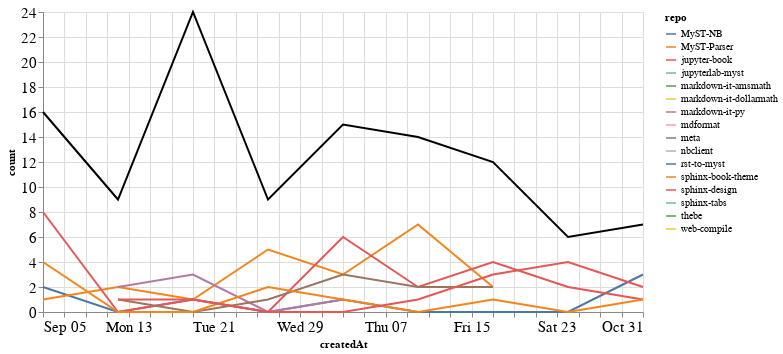

The code cell stored with this chart in its notebook:
### Markdown cell above
### Comments

### Code cell
comments_time = comments.groupby('repo').resample('W', on='createdAt').count()['author'].reset_index()
comments_time = comments_time.rename(columns={'author': 'count'})
comments_time_total = comments_time.groupby('createdAt').agg({"count": "sum"}).reset_index()
ch1 = alt.Chart(comments_time, width=600).mark_line().encode(
    x='createdAt',
    y='count',
    color='repo',
    tooltip="repo"
)

ch2 = alt.Chart(comments_time_total, width=600).mark_line(color="black").encode(
    x='createdAt',
    y='count',
)

ch1 + ch2

### Figure 1 — Vega-Lite specification as saved in the notebook (floating-point values rounded to 4 significant figures)
{"config": {"axisLeft": {"labelFontSize": 15}, "axisBottom": {"labelFontSize": 15}}, "layer": [{"data": {"name": "data-e63ebba726d8db9e0ecb3ee5ce4a70d4"}, "mark": "line", "encoding": {"color": {"type": "nominal", "field": "repo"}, "tooltip": {"type": "nominal", "field": "repo"}, "x": {"type": "temporal", "field": "createdAt"}, "y": {"type": "quantitative", "field": "count"}}, "width": 600}, {"data": {"name": "data-96f681923daf62a0c4ae44a3cb6ce6b9"}, "mark": {"type": "line", "color": "black"}, "encoding": {"x": {"type": "temporal", "field": "createdAt"}, "y": {"type": "quantitative", "field": "count"}}, "width": 600}], "$schema": "https://vega.github.io/schema/vega-lite/v4.8.1.json", "datasets": {"data-e63ebba726d8db9e0ecb3ee5ce4a70d4": [{"repo": "MyST-NB", "createdAt": "2021-09-05T00:00:00", "count": 2}, {"repo": "MyST-NB", "createdAt": "2021-09-12T00:00:00", "count": 0}, {"repo": "MyST-NB", "createdAt": "2021-09-19T00:00:00", "count": 1}, {"repo": "MyST-NB", "createdAt": "2021-09-26T00:00:00", "count": 0}, {"repo": "MyST-NB", "createdAt": "2021-10-03T00:00:00", "count": 1}, {"repo": "MyST-NB", "createdAt": "2021-10-10T00:00:00", "count": 0}, {"repo": "MyST-NB", "createdAt": "2021-10-17T00:00:00", "count": 0}, {"repo": "MyST-NB", "createdAt": "2021-10-24T00:00:00", "count": 0}, {"repo": "MyST-NB", "createdAt": "2021-10-31T00:00:00", "count": 3}, {"repo": "MyST-Parser", "createdAt": "2021-09-05T00:00:00", "count": 1}, {"repo": "MyST-Parser", "createdAt": "2021-09-12T00:00:00", "count": 2}, {"repo": "MyST-Parser", "createdAt": "2021-09-19T00:00:00", "count": 1}, {"repo": "MyST-Parser", "createdAt": "2021-09-26T00:00:00", "count": 5}, {"repo": "MyST-Parser", "createdAt": "2021-10-03T00:00:00", "count": 3}, {"repo": "MyST-Parser", "createdAt": "2021-10-10T00:00:00", "count": 7}, {"repo": "MyST-Parser", "createdAt": "2021-10-17T00:00:00", "count": 2}, {"repo": "jupyter-book", "createdAt": "2021-09-05T00:00:00", "count": 8}, {"repo": "jupyter-book", "createdAt": "2021-09-12T00:00:00", "count": 0}, {"repo": "jupyter-book", "createdAt": "2021-09-19T00:00:00", "count": 1}, {"repo": "jupyter-book", "createdAt": "2021-09-26T00:00:00", "count": 0}, {"repo": "jupyter-book", "createdAt": "2021-10-03T00:00:00", "count": 6}, {"repo": "jupyter-book", "createdAt": "2021-10-10T00:00:00", "count": 2}, {"repo": "jupyter-book", "createdAt": "2021-10-17T00:00:00", "count": 4}, {"repo": "jupyter-book", "createdAt": "2021-10-24T00:00:00", "count": 2}, {"repo": "jupyter-book", "createdAt": "2021-10-31T00:00:00", "count": 1}, {"repo": "jupyterlab-myst", "createdAt": "2021-09-19T00:00:00", "count": 7}, {"repo": "markdown-it-amsmath", "createdAt": "2021-09-12T00:00:00", "count": 1}, {"repo": "markdown-it-dollarmath", "createdAt": "2021-09-12T00:00:00", "count": 1}, {"repo": "markdown-it-py", "createdAt": "2021-09-12T00:00:00", "count": 2}, {"repo": "markdown-it-py", "createdAt": "2021-09-19T00:00:00", "count": 3}, {"repo": "markdown-it-py", "createdAt": "2021-09-26T00:00:00", "count": 0}, {"repo": "markdown-it-py", "createdAt": "2021-10-03T00:00:00", "count": 1}, {"repo": "mdformat", "createdAt": "2021-09-05T00:00:00", "count": 1}, {"repo": "meta", "createdAt": "2021-09-12T00:00:00", "count": 1}, {"repo": "meta", "createdAt": "2021-09-19T00:00:00", "count": 0}, {"repo": "meta", "createdAt": "2021-09-26T00:00:00", "count": 1}, {"repo": "meta", "createdAt": "2021-10-03T00:00:00", "count": 3}, {"repo": "meta", "createdAt": "2021-10-10T00:00:00", "count": 2}, {"repo": "meta", "createdAt": "2021-10-17T00:00:00", "count": 2}, {"repo": "nbclient", "createdAt": "2021-09-19T00:00:00", "count": 7}, {"repo": "rst-to-myst", "createdAt": "2021-09-19T00:00:00", "count": 3}, {"repo": "sphinx-book-theme", "createdAt": "2021-09-05T00:00:00", "count": 4}, {"repo": "sphinx-book-theme", "createdAt": "2021-09-12T00:00:00", "count": 0}, {"repo": "sphinx-book-theme", "createdAt": "2021-09-19T00:00:00", "count": 0}, {"repo": "sphinx-book-theme", "createdAt": "2021-09-26T00:00:00", "count": 2}, {"repo": "sphinx-book-theme", "createdAt": "2021-10-03T00:00:00", "count": 1}, {"repo": "sphinx-book-theme", "createdAt": "2021-10-10T00:00:00", "count": 0}, {"repo": "sphinx-book-theme", "createdAt": "2021-10-17T00:00:00", "count": 1}, {"repo": "sphinx-book-theme", "createdAt": "2021-10-24T00:00:00", "count": 0}, {"repo": "sphinx-book-theme", "createdAt": "2021-10-31T00:00:00", "count": 1}, {"repo": "sphinx-design", "createdAt": "2021-09-12T00:00:00", "count": 1}, {"repo": "sphinx-design", "createdAt": "2021-09-19T00:00:00", "count": 1}, {"repo": "sphinx-design", "createdAt": "2021-09-26T00:00:00", "count": 0}, {"repo": "sphinx-design", "createdAt": "2021-10-03T00:00:00", "count": 0}, {"repo": "sphinx-design", "createdAt": "2021-10-10T00:00:00", "count": 1}, {"repo": "sphinx-design", "createdAt": "2021-10-17T00:00:00", "count": 3}, {"repo": "sphinx-design", "createdAt": "2021-10-24T00:00:00", "count": 4}, {"repo": "sphinx-design", "createdAt": "2021-10-31T00:00:00", "count": 2}, {"repo": "sphinx-tabs", "createdAt": "2021-09-12T00:00:00", "count": 1}, {"repo": "thebe", "createdAt": "2021-10-10T00:00:00", "count": 2}, {"repo": "web-compile", "createdAt": "2021-09-26T00:00:00", "count": 1}], "data-96f681923daf62a0c4ae44a3cb6ce6b9": [{"createdAt": "2021-09-05T00:00:00", "count": 16}, {"createdAt": "2021-09-12T00:00:00", "count": 9}, {"createdAt": "2021-09-19T00:00:00", "count": 24}, {"createdAt": "2021-09-26T00:00:00", "count": 9}, {"createdAt": "2021-10-03T00:00:00", "count": 15}, {"createdAt": "2021-10-10T00:00:00", "count": 14}, {"createdAt": "2021-10-17T00:00:00", "count": 12}, {"createdAt": "2021-10-24T00:00:00", "count": 6}, {"createdAt": "2021-10-31T00:00:00", "count": 7}]}}
